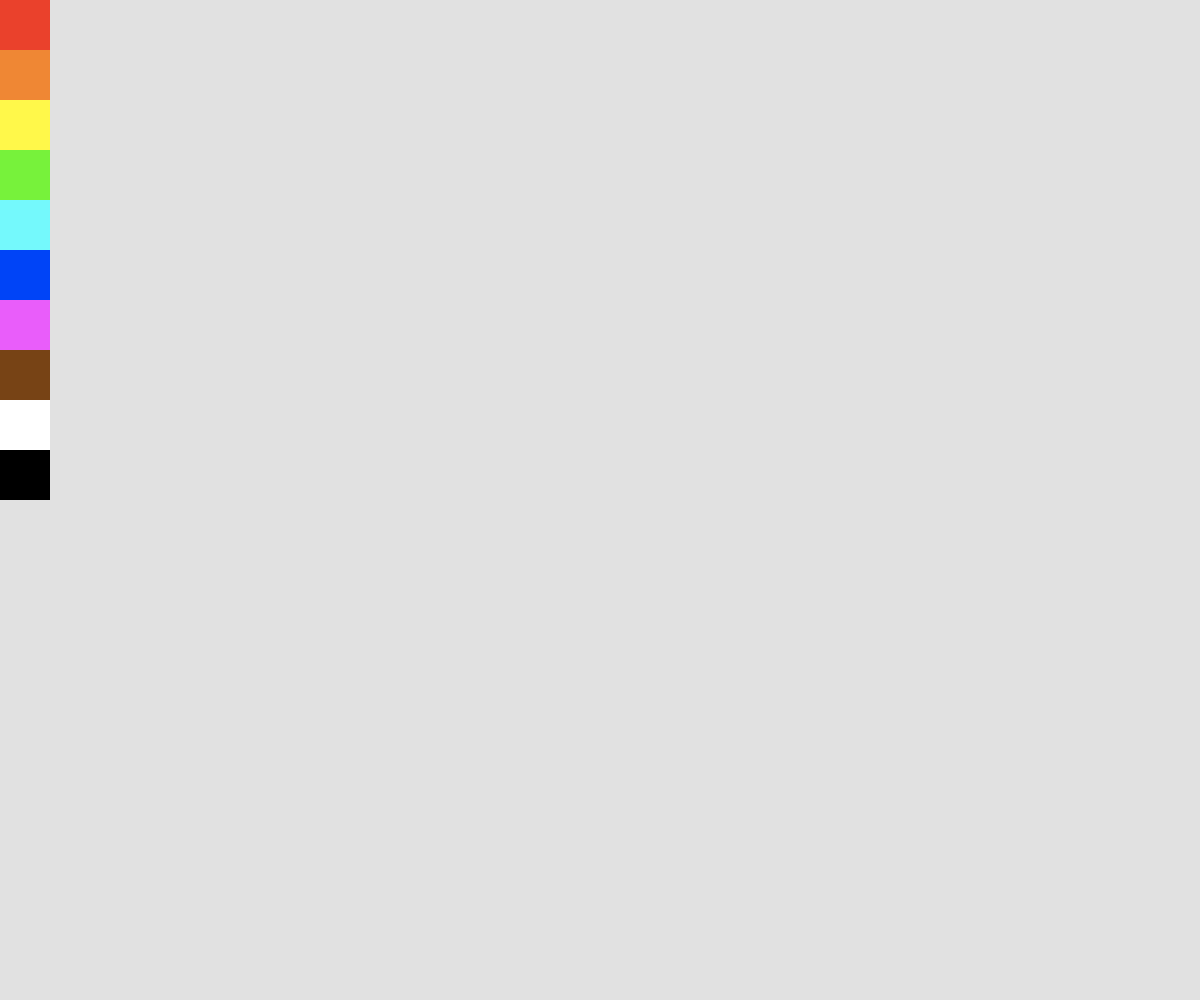
Frame 1 (no input)
Frame 60 (no input): identical to frame 1, image omitted
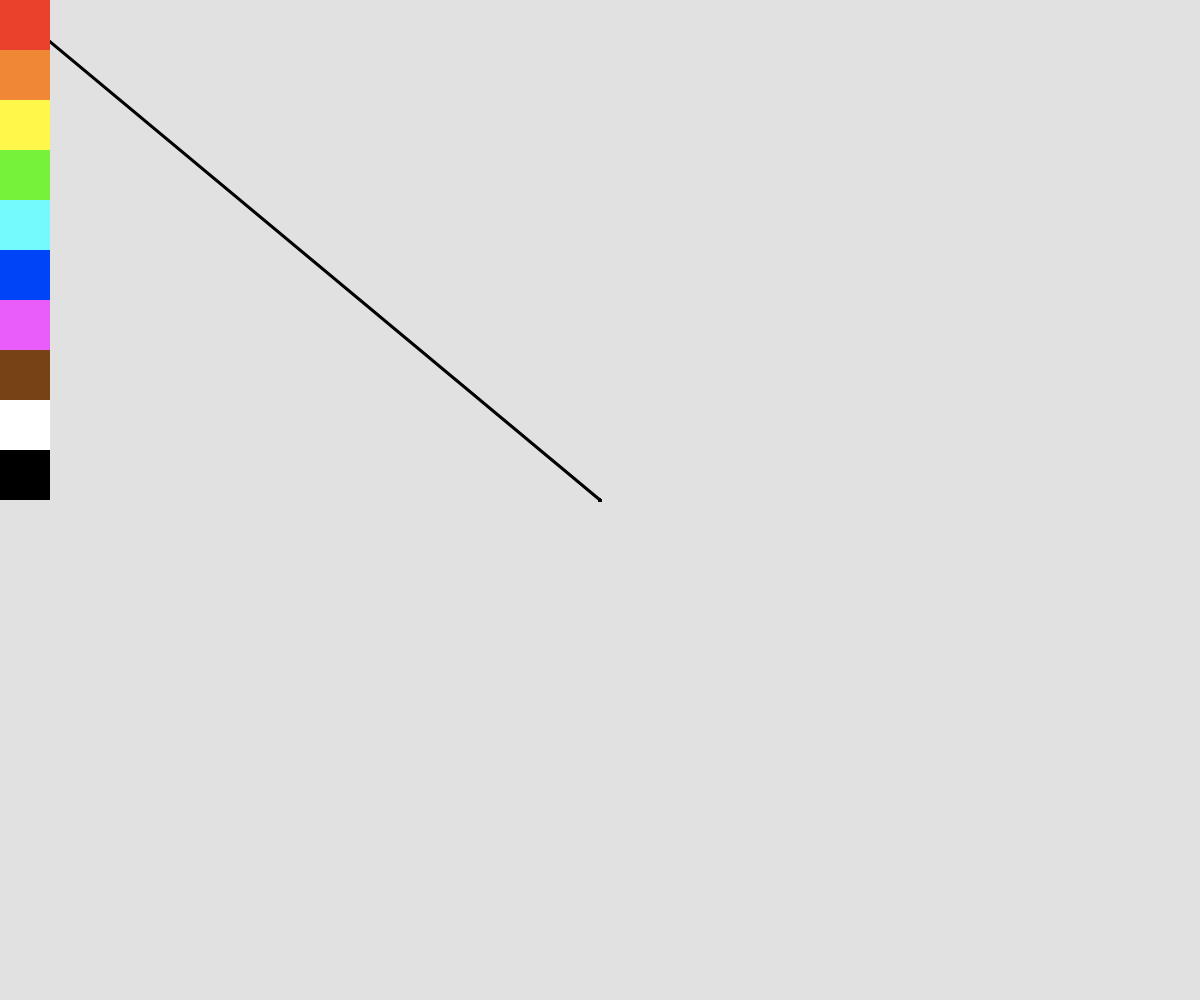
Frame 120 (the mouse pressed at the canvas centre since frame 60)

The p5.js sketch that drew these frames (run headless with seeded random() and noise() and a simulated clock; from frame 60 on, the mouse is pressed at the canvas centre):

// p5.js sketch
// ── sketch.js
function setup() {
  createCanvas(windowWidth, windowHeight);
  background(225);
}

/*function windowResized() {
  resizeCanvas(windowWidth, windowHeight);
}*/

function draw() {

  noStroke();

  let r = color("#ea412c");
  let o = color("#ef8734");
  let y = color("#fff84a");
  let g = color("#77f23b");
  let lb = color("#74f9fc");
  let db = color("#0044f7");
  let p = color("#e95dfa");
  let b = color("#774315");
  let w = color(255);
  let bl = color(0);

  fill(r);
  let rsq = square(0, 0, 50);

  fill(o);
  let osq = square(0, 50, 50);

  fill(y);
  square(0, 100, 50);

  fill(g);
  square(0, 150, 50);

  fill(lb);
  square(0, 200, 50);

  fill(db);
  square(0, 250, 50);

  fill(p);
  square(0, 300, 50);

  fill(b);
  square(0, 350, 50);

  fill(w);
  square(0, 400, 50);

  fill(bl);
  square(0, 450, 50);

  if (mouseIsPressed)
  {
    stroke(bl);
    strokeWeight(3);
    line(pmouseX, pmouseY, mouseX, mouseY);
  }
  else if (rsq.mouseIsPressed)
  {
    stroke(r);
  }

}
